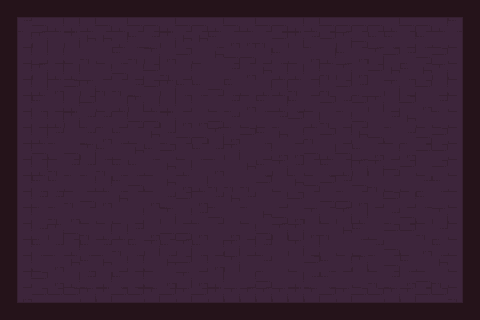

A level layout from a 2D game, rendered from its tile map. Below: a short description, then the map file with its tile-grid data intact:
An orthogonal 30x20 tile map with 16x16 px tiles, 2 tile layers (Floor, Walls).

<map version="1.10" tiledversion="1.10.2" orientation="orthogonal" renderorder="right-down" width="30" height="20" tilewidth="16" tileheight="16" infinite="0" nextlayerid="3" nextobjectid="1">
 <tileset firstgid="1" source="Maze_Tileset.tsx" />
 <layer id="2" name="Floor" width="30" height="20">
  <data encoding="csv">
0,0,0,0,0,0,0,0,0,0,0,0,0,0,0,0,0,0,0,0,0,0,0,0,0,0,0,0,0,0,
0,12,14,13,13,13,14,13,14,14,13,14,14,13,14,13,14,14,13,13,14,14,14,14,13,14,14,13,15,0,
0,22,29,19,29,18,18,8,10,7,29,18,18,10,27,27,30,28,29,7,28,29,9,10,10,17,10,20,25,0,
0,22,17,17,20,30,20,10,30,29,27,28,20,18,9,9,17,10,20,27,8,10,27,29,28,7,9,28,25,0,
0,22,29,8,8,19,17,9,17,28,30,17,19,19,7,27,18,8,8,17,30,29,27,28,18,10,18,29,25,0,
0,22,8,27,28,29,30,30,7,28,29,10,10,9,10,20,8,8,30,17,30,28,7,19,29,17,28,17,25,0,
0,22,10,17,8,28,20,8,29,8,8,17,19,20,7,27,10,8,10,20,28,7,28,29,17,28,27,7,25,0,
0,22,17,8,29,7,7,17,9,9,29,27,27,9,7,20,20,7,28,8,30,17,9,19,7,18,20,20,25,0,
0,22,8,7,19,7,27,10,20,18,7,9,9,29,27,28,10,18,17,30,28,17,18,9,20,7,9,28,25,0,
0,22,9,20,9,29,10,20,18,10,28,20,10,7,29,19,17,27,27,9,8,9,10,27,17,27,28,28,25,0,
0,22,8,30,7,7,30,10,10,20,18,8,19,27,19,18,10,29,7,20,10,8,29,29,9,28,20,28,25,0,
0,22,10,10,20,17,8,10,9,20,18,27,8,30,30,30,28,20,18,9,28,7,9,30,20,20,7,10,25,0,
0,22,7,7,30,9,27,18,19,27,7,28,27,7,18,7,19,17,28,19,9,9,27,17,28,17,10,19,25,0,
0,22,19,30,27,20,20,20,17,19,29,17,7,9,19,20,18,9,27,29,20,29,8,19,7,9,20,29,25,0,
0,22,7,29,9,30,8,8,7,27,9,9,27,19,27,17,9,29,29,27,30,18,10,20,28,28,30,7,25,0,
0,22,10,7,8,10,7,30,10,29,10,29,10,17,29,17,7,19,29,17,19,20,20,7,9,20,27,10,25,0,
0,22,20,27,18,10,18,17,17,20,18,28,17,27,29,19,7,19,20,28,10,17,29,20,9,10,20,18,25,0,
0,22,28,27,8,7,8,10,17,20,27,29,27,8,19,17,9,19,8,7,10,19,20,30,7,27,9,30,25,0,
0,32,33,33,33,34,34,33,33,34,33,34,33,34,34,34,34,34,34,34,33,34,33,33,34,34,33,33,35,0,
0,0,0,0,0,0,0,0,0,0,0,0,0,0,0,0,0,0,0,0,0,0,0,0,0,0,0,0,0,0
</data>
 </layer>
 <layer id="1" name="Walls" width="30" height="20">
  <data encoding="csv">
79,79,79,79,79,79,79,79,79,79,79,79,79,79,79,79,79,79,79,79,79,79,79,79,79,79,79,79,79,79,
79,0,0,0,0,0,0,0,0,0,0,0,0,0,0,0,0,0,0,0,0,0,0,0,0,0,0,0,0,79,
79,0,0,0,0,0,0,0,0,0,0,0,0,0,0,0,0,0,0,0,0,0,0,0,0,0,0,0,0,79,
79,0,0,0,0,0,0,0,0,0,0,0,0,0,0,0,0,0,0,0,0,0,0,0,0,0,0,0,0,79,
79,0,0,0,0,0,0,0,0,0,0,0,0,0,0,0,0,0,0,0,0,0,0,0,0,0,0,0,0,79,
79,0,0,0,0,0,0,0,0,0,0,0,0,0,0,0,0,0,0,0,0,0,0,0,0,0,0,0,0,79,
79,0,0,0,0,0,0,0,0,0,0,0,0,0,0,0,0,0,0,0,0,0,0,0,0,0,0,0,0,79,
79,0,0,0,0,0,0,0,0,0,0,0,0,0,0,0,0,0,0,0,0,0,0,0,0,0,0,0,0,79,
79,0,0,0,0,0,0,0,0,0,0,0,0,0,0,0,0,0,0,0,0,0,0,0,0,0,0,0,0,79,
79,0,0,0,0,0,0,0,0,0,0,0,0,0,0,0,0,0,0,0,0,0,0,0,0,0,0,0,0,79,
79,0,0,0,0,0,0,0,0,0,0,0,0,0,0,0,0,0,0,0,0,0,0,0,0,0,0,0,0,79,
79,0,0,0,0,0,0,0,0,0,0,0,0,0,0,0,0,0,0,0,0,0,0,0,0,0,0,0,0,79,
79,0,0,0,0,0,0,0,0,0,0,0,0,0,0,0,0,0,0,0,0,0,0,0,0,0,0,0,0,79,
79,0,0,0,0,0,0,0,0,0,0,0,0,0,0,0,0,0,0,0,0,0,0,0,0,0,0,0,0,79,
79,0,0,0,0,0,0,0,0,0,0,0,0,0,0,0,0,0,0,0,0,0,0,0,0,0,0,0,0,79,
79,0,0,0,0,0,0,0,0,0,0,0,0,0,0,0,0,0,0,0,0,0,0,0,0,0,0,0,0,79,
79,0,0,0,0,0,0,0,0,0,0,0,0,0,0,0,0,0,0,0,0,0,0,0,0,0,0,0,0,79,
79,0,0,0,0,0,0,0,0,0,0,0,0,0,0,0,0,0,0,0,0,0,0,0,0,0,0,0,0,79,
79,0,0,0,0,0,0,0,0,0,0,0,0,0,0,0,0,0,0,0,0,0,0,0,0,0,0,0,0,79,
79,79,79,79,79,79,79,79,79,79,79,79,79,79,79,79,79,79,79,79,79,79,79,79,79,79,79,79,79,79
</data>
 </layer>
</map>
